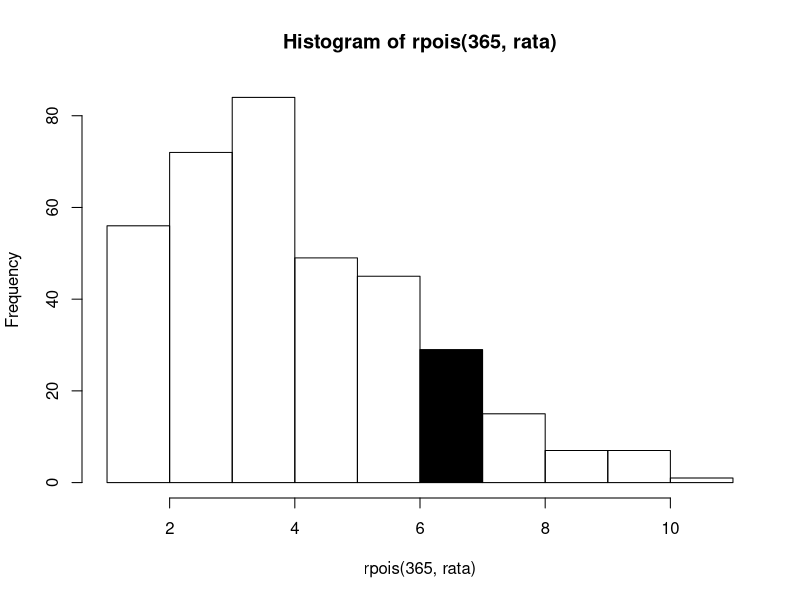

Recreate this plot in R.
x <- 6
rata <- 4.5

rataan <- function(p) {
  return (1/p)
} #Rumus rataan

varian <- function(p) {
  return ((1-p)/p*p)
} #Rumus varian

# 3a = Menghitung distribusi poisson dengan x = 6 dan rata = 4.5
dpois(x, rata)

# 3b = Simulasi kelahiran 6 bayi selama setahun
set.seed(0)
h <- hist(rpois(365, rata), plot=FALSE)
cuts <- cut(h$breaks, c(5.9,6.0))
plot(h, col=cuts)

# Rumus untuk menghitung rata-rata lahirnya 6 bayi dalam setahun menggunakan poisson
set.seed(0)
mean(rpois(364, rata) == 6) 

#untuk menghitung jumlah lahirnya 6 bayi per ari dalam setahun
set.seed(0)
length(which(rpois(365, rata) == 6))

# 3c = berdasarkan hasil perhitungan pada poin a dan b. Dapat disimpulkan bahwa dalam setahun, rata-rata kemunculan 6 bayi per hari hampir sama besarnya dengan kedua rumus tersebut.

# 3d = Menghitung rata-rata dan varian
# note = untuk distribusi poisson, nilai rata-rata dan varian memang dianggap sama
paste("3d: rata-rata = ", rata, ", varian = ", rata)
